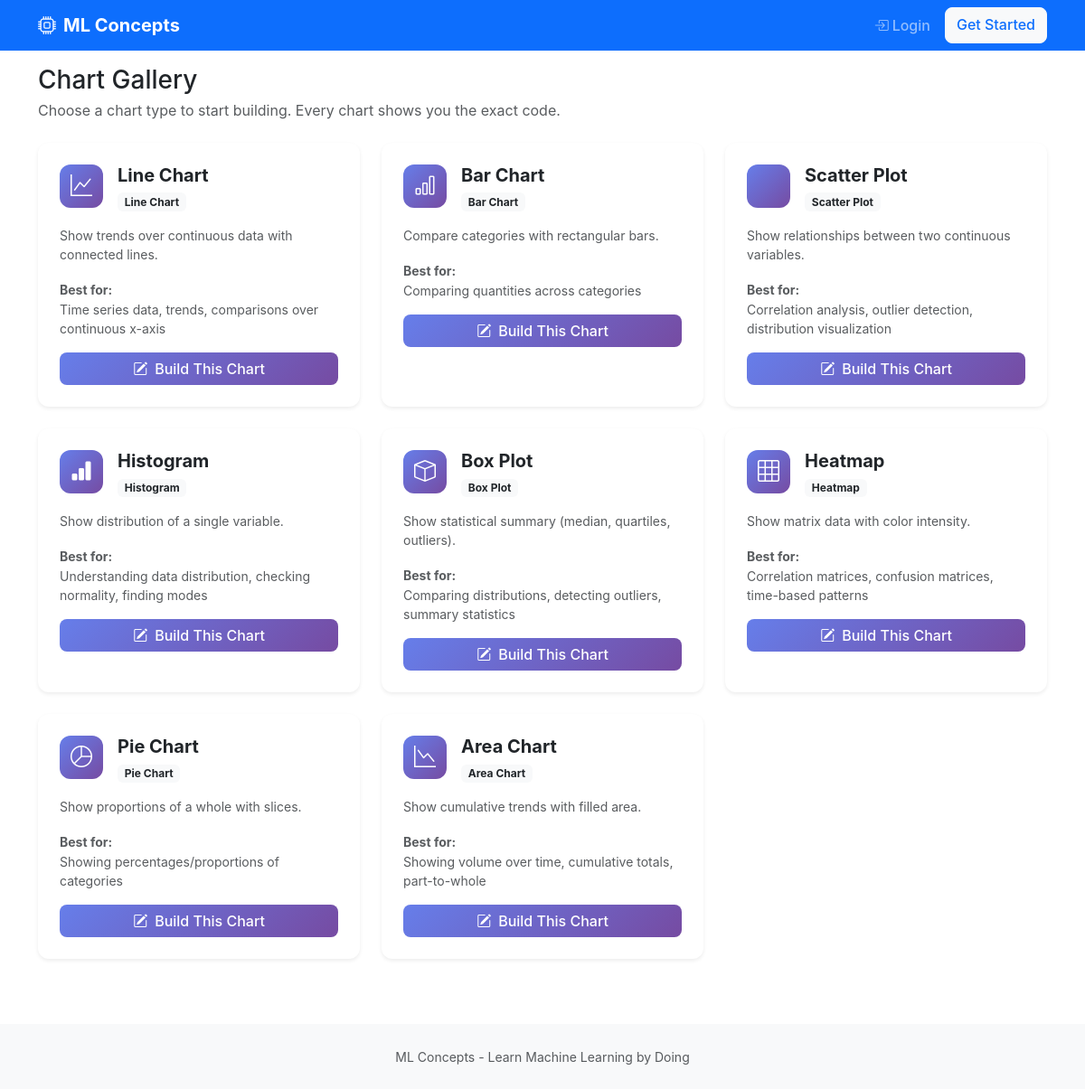
Page /graphs/ on the committed database.
### graphs/models.py (models this page shows, shortened)
class ChartTemplate(models.Model):
    CHART_TYPES = [
        ('line', 'Line Chart'),
        ('bar', 'Bar Chart'),
        ('scatter', 'Scatter Plot'),
        ('histogram', 'Histogram'),
        ('box', 'Box Plot'),
        ('heatmap', 'Heatmap'),
        ('pie', 'Pie Chart'),
        ('area', 'Area Chart'),
    ]
    chart_type = models.CharField(max_length=20, choices=CHART_TYPES, unique=True)
    name = models.CharField(max_length=100)
    description = models.TextField()
    use_case = models.TextField()
    input_schema = models.JSONField(default=dict, help_text="Defines expected input format")
    default_data = models.JSONField(default=dict)
    matplotlib_code = models.TextField()
    plotly_code = models.TextField()
    seaborn_code = models.TextField(blank=True)
    explanation = models.TextField()
    tips = models.JSONField(default=list)
    order = models.IntegerField(default=0)
    icon = models.CharField(max_length=50, default='graph-up')
    class Meta:
        ordering = ['order']
        verbose_name = 'Chart Template'
        verbose_name_plural = 'Chart Templates'

### graphs/views.py (the view)
# urls.py: path('', views.chart_list, name='chart_list'),
def chart_list(request):
    templates = ChartTemplate.objects.all()
    return render(request, 'graphs/chart_list.html', {'templates': templates})

### templates/graphs/chart_list.html (shortened to what this page needs)
{% extends 'base.html' %}
{% block content %}
<div class="container py-4">
    <div class="mb-4">
        <h1 class="h3 mb-1">Chart Gallery</h1>
        <p class="text-muted mb-0">Choose a chart type to start building. Every chart shows you the exact code.</p>
    </div>
    <div class="row g-4">
        {% for template in templates %}
        <div class="col-lg-4 col-md-6">
            <div class="card chart-card h-100 border-0 shadow-sm">
                <div class="card-body p-4">
                    <div class="d-flex align-items-start mb-3">
                        <div class="chart-icon me-3">
                            <i class="bi bi-{{ template.icon }}"></i>
                        </div>
                        <div>
                            <h5 class="card-title fw-bold mb-1">{{ template.name }}</h5>
                            <span class="badge bg-light text-dark">{{ template.get_chart_type_display }}</span>
                        </div>
                    </div>
                    <p class="card-text text-muted small mb-3">{{ template.description|truncatewords:20 }}</p>
                    <div class="mb-3">
                        <small class="text-muted fw-bold">Best for:</small>
                        <p class="small mb-0 text-muted">{{ template.use_case|truncatewords:15 }}</p>
                    </div>
                    <a href="{% url 'graphs:chart_builder_type' template.chart_type %}" class="btn btn-primary w-100">
                        <i class="bi bi-pencil-square me-2"></i>Build This Chart
                    </a>
                </div>
            </div>
        </div>
        {% endfor %}
    </div>
</div>
{% endblock %}

### static/css/style.css (style rules this page uses)
:root { --primary: #667eea; --primary-dark: #5a6fd6; --secondary: #764ba2; }
body { font-family: 'Inter', -apple-system, BlinkMacSystemFont, 'Segoe UI', Roboto, sans-serif; }
.card { border-radius: 12px; }
.btn { border-radius: 8px; font-weight: 500; }
.btn-primary { background: linear-gradient(135deg, var(--primary) 0%, var(--secondary) 100%); border: none; }

### templates/graphs/chart_list.html (style rules this page uses)
.chart-card { transition: transform 0.2s, box-shadow 0.2s; border-radius: 12px; }
.chart-icon { width: 48px; height: 48px; border-radius: 12px; background: linear-gradient(135deg, #667eea 0%, #764ba2 100%); display: flex; align-items: center; justify-content: center; color: white; font-size: 1.5rem; }

### rows in the picture
ChartTemplate: name "Line Chart", chart_type "Line Chart", description "Show trends over continuous data with connected lines.", use_case "Time series data, trends, comparisons over continuous x-axis"
ChartTemplate: name "Bar Chart", chart_type "Bar Chart", description "Compare categories with rectangular bars.", use_case "Comparing quantities across categories"
ChartTemplate: name "Scatter Plot", chart_type "Scatter Plot", description "Show relationships between two continuous variables.", use_case "Correlation analysis, outlier detection, distribution visualization"
ChartTemplate: name "Histogram", chart_type "Histogram", description "Show distribution of a single variable.", use_case "Understanding data distribution, checking normality, finding modes"
ChartTemplate: name "Box Plot", chart_type "Box Plot", description "Show statistical summary (median, quartiles, outliers).", use_case "Comparing distributions, detecting outliers, summary statistics"
ChartTemplate: name "Heatmap", chart_type "Heatmap", description "Show matrix data with color intensity.", use_case "Correlation matrices, confusion matrices, time-based patterns"
ChartTemplate: name "Pie Chart", chart_type "Pie Chart", description "Show proportions of a whole with slices.", use_case "Showing percentages/proportions of categories"
ChartTemplate: name "Area Chart", chart_type "Area Chart", description "Show cumulative trends with filled area.", use_case "Showing volume over time, cumulative totals, part-to-whole"
